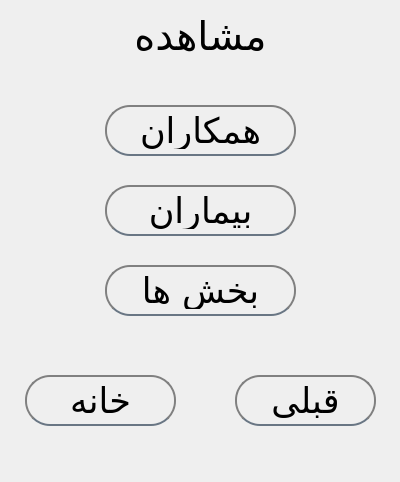
<?xml version="1.0" encoding="UTF-8"?>
<ui version="4.0">
 <class>MainWindow</class>
 <widget class="QMainWindow" name="MainWindow">
  <property name="geometry">
   <rect>
    <x>0</x>
    <y>0</y>
    <width>400</width>
    <height>482</height>
   </rect>
  </property>
  <property name="windowTitle">
   <string>MainWindow</string>
  </property>
  <widget class="QWidget" name="centralwidget">
   <widget class="QPushButton" name="but_employess">
    <property name="geometry">
     <rect>
      <x>100</x>
      <y>100</y>
      <width>201</width>
      <height>61</height>
     </rect>
    </property>
    <property name="font">
     <font>
      <family>IRNazanin</family>
      <pointsize>30</pointsize>
      <weight>50</weight>
      <italic>false</italic>
      <bold>false</bold>
     </font>
    </property>
    <property name="styleSheet">
     <string notr="true">QPushButton {
    background-color: transparent; /* Transparent background */
    color: rgb(0,0,0); /* Text color */
    border: 2px solid gray; /* Border around the button */
    padding: 5px; /* Increased padding for better touch targets */
    border-radius: 25px; /* Rounded corners */
    margin: 5px; /* Uniform margin on all sides */
    font-size: 35px; /* Font size for better readability */
	font: 30pt &quot;IRNazanin&quot;;
border-bottom: 2px solid rgba(105,118,132,255);
}

QPushButton:hover {
    border-color: rgba(190, 190, 190, 0.7); /* Lighter border on hover */
    background-color: rgba(255, 255, 255, 0.1); /* Light background on hover for visual feedback */
}

QPushButton:pressed {
    background-color: rgba(255, 255, 255, 0.2); /* Darker background when pressed */
	font: 20pt &quot;Ubuntu&quot;;
    border-color: rgba(150, 150, 150, 0.8); /* Change border color when pressed */
}

QPushButton:disabled {
    color: rgba(255, 255, 255, 0.5); /* Lighter text color when disabled */
    border-color: rgba(190, 190, 190, 0.3); /* Lighter border when disabled */
}
</string>
    </property>
    <property name="text">
     <string>همکاران</string>
    </property>
   </widget>
   <widget class="QPushButton" name="but_home">
    <property name="geometry">
     <rect>
      <x>20</x>
      <y>370</y>
      <width>161</width>
      <height>61</height>
     </rect>
    </property>
    <property name="font">
     <font>
      <family>IRNazanin</family>
      <pointsize>30</pointsize>
      <weight>50</weight>
      <italic>false</italic>
      <bold>false</bold>
     </font>
    </property>
    <property name="styleSheet">
     <string notr="true">QPushButton {
    background-color: transparent; /* Transparent background */
    color: rgb(0,0,0); /* Text color */
    border: 2px solid gray; /* Border around the button */
    padding: 5px; /* Increased padding for better touch targets */
    border-radius: 25px; /* Rounded corners */
    margin: 5px; /* Uniform margin on all sides */
    font-size: 35px; /* Font size for better readability */
	font: 30pt &quot;IRNazanin&quot;;
border-bottom: 2px solid rgba(105,118,132,255);
}

QPushButton:hover {
    border-color: rgba(190, 190, 190, 0.7); /* Lighter border on hover */
    background-color: rgba(255, 255, 255, 0.1); /* Light background on hover for visual feedback */
}

QPushButton:pressed {
    background-color: rgba(255, 255, 255, 0.2); /* Darker background when pressed */
	font: 20pt &quot;Ubuntu&quot;;
    border-color: rgba(150, 150, 150, 0.8); /* Change border color when pressed */
}

QPushButton:disabled {
    color: rgba(255, 255, 255, 0.5); /* Lighter text color when disabled */
    border-color: rgba(190, 190, 190, 0.3); /* Lighter border when disabled */
}
</string>
    </property>
    <property name="text">
     <string>خانه</string>
    </property>
   </widget>
   <widget class="QPushButton" name="but_bake">
    <property name="geometry">
     <rect>
      <x>230</x>
      <y>370</y>
      <width>151</width>
      <height>61</height>
     </rect>
    </property>
    <property name="font">
     <font>
      <family>IRNazanin</family>
      <pointsize>30</pointsize>
      <weight>50</weight>
      <italic>false</italic>
      <bold>false</bold>
     </font>
    </property>
    <property name="styleSheet">
     <string notr="true">QPushButton {
    background-color: transparent; /* Transparent background */
    color: rgb(0,0,0); /* Text color */
    border: 2px solid gray; /* Border around the button */
    padding: 5px; /* Increased padding for better touch targets */
    border-radius: 25px; /* Rounded corners */
    margin: 5px; /* Uniform margin on all sides */
    font-size: 35px; /* Font size for better readability */
	font: 30pt &quot;IRNazanin&quot;;
border-bottom: 2px solid rgba(105,118,132,255);
}

QPushButton:hover {
    border-color: rgba(190, 190, 190, 0.7); /* Lighter border on hover */
    background-color: rgba(255, 255, 255, 0.1); /* Light background on hover for visual feedback */
}

QPushButton:pressed {
    background-color: rgba(255, 255, 255, 0.2); /* Darker background when pressed */
	font: 20pt &quot;Ubuntu&quot;;
    border-color: rgba(150, 150, 150, 0.8); /* Change border color when pressed */
}

QPushButton:disabled {
    color: rgba(255, 255, 255, 0.5); /* Lighter text color when disabled */
    border-color: rgba(190, 190, 190, 0.3); /* Lighter border when disabled */
}
</string>
    </property>
    <property name="text">
     <string>قبلی</string>
    </property>
   </widget>
   <widget class="QPushButton" name="but_patients">
    <property name="geometry">
     <rect>
      <x>100</x>
      <y>180</y>
      <width>201</width>
      <height>61</height>
     </rect>
    </property>
    <property name="font">
     <font>
      <family>IRNazanin</family>
      <pointsize>30</pointsize>
      <weight>50</weight>
      <italic>false</italic>
      <bold>false</bold>
     </font>
    </property>
    <property name="styleSheet">
     <string notr="true">QPushButton {
    background-color: transparent; /* Transparent background */
    color: rgb(0,0,0); /* Text color */
    border: 2px solid gray; /* Border around the button */
    padding: 5px; /* Increased padding for better touch targets */
    border-radius: 25px; /* Rounded corners */
    margin: 5px; /* Uniform margin on all sides */
    font-size: 35px; /* Font size for better readability */
	font: 30pt &quot;IRNazanin&quot;;
border-bottom: 2px solid rgba(105,118,132,255);
}

QPushButton:hover {
    border-color: rgba(190, 190, 190, 0.7); /* Lighter border on hover */
    background-color: rgba(255, 255, 255, 0.1); /* Light background on hover for visual feedback */
}

QPushButton:pressed {
    background-color: rgba(255, 255, 255, 0.2); /* Darker background when pressed */
	font: 20pt &quot;Ubuntu&quot;;
    border-color: rgba(150, 150, 150, 0.8); /* Change border color when pressed */
}

QPushButton:disabled {
    color: rgba(255, 255, 255, 0.5); /* Lighter text color when disabled */
    border-color: rgba(190, 190, 190, 0.3); /* Lighter border when disabled */
}
</string>
    </property>
    <property name="text">
     <string>بیماران</string>
    </property>
   </widget>
   <widget class="QPushButton" name="but_deptment">
    <property name="geometry">
     <rect>
      <x>100</x>
      <y>260</y>
      <width>201</width>
      <height>61</height>
     </rect>
    </property>
    <property name="font">
     <font>
      <family>IRNazanin</family>
      <pointsize>30</pointsize>
      <weight>50</weight>
      <italic>false</italic>
      <bold>false</bold>
     </font>
    </property>
    <property name="styleSheet">
     <string notr="true">QPushButton {
    background-color: transparent; /* Transparent background */
    color: rgb(0,0,0); /* Text color */
    border: 2px solid gray; /* Border around the button */
    padding: 5px; /* Increased padding for better touch targets */
    border-radius: 25px; /* Rounded corners */
    margin: 5px; /* Uniform margin on all sides */
    font-size: 35px; /* Font size for better readability */
	font: 30pt &quot;IRNazanin&quot;;
border-bottom: 2px solid rgba(105,118,132,255);
}

QPushButton:hover {
    border-color: rgba(190, 190, 190, 0.7); /* Lighter border on hover */
    background-color: rgba(255, 255, 255, 0.1); /* Light background on hover for visual feedback */
}

QPushButton:pressed {
    background-color: rgba(255, 255, 255, 0.2); /* Darker background when pressed */
	font: 20pt &quot;Ubuntu&quot;;
    border-color: rgba(150, 150, 150, 0.8); /* Change border color when pressed */
}

QPushButton:disabled {
    color: rgba(255, 255, 255, 0.5); /* Lighter text color when disabled */
    border-color: rgba(190, 190, 190, 0.3); /* Lighter border when disabled */
}
</string>
    </property>
    <property name="text">
     <string>بخش ها</string>
    </property>
   </widget>
   <widget class="QLabel" name="label">
    <property name="geometry">
     <rect>
      <x>0</x>
      <y>0</y>
      <width>401</width>
      <height>71</height>
     </rect>
    </property>
    <property name="font">
     <font>
      <family>IRNazanin</family>
      <pointsize>30</pointsize>
      <weight>50</weight>
      <italic>false</italic>
      <bold>false</bold>
     </font>
    </property>
    <property name="styleSheet">
     <string notr="true">color: rgb(0,0,0);
font: 30pt &quot;IRNazanin&quot;;color: rgb(0,0,0);
</string>
    </property>
    <property name="text">
     <string>مشاهده</string>
    </property>
    <property name="alignment">
     <set>Qt::AlignCenter</set>
    </property>
   </widget>
   <widget class="QLabel" name="label_pic">
    <property name="geometry">
     <rect>
      <x>0</x>
      <y>0</y>
      <width>401</width>
      <height>501</height>
     </rect>
    </property>
    <property name="text">
     <string/>
    </property>
    <property name="pixmap">
     <pixmap>2.jpg</pixmap>
    </property>
    <property name="scaledContents">
     <bool>true</bool>
    </property>
   </widget>
   <zorder>label_pic</zorder>
   <zorder>but_employess</zorder>
   <zorder>but_home</zorder>
   <zorder>but_bake</zorder>
   <zorder>but_patients</zorder>
   <zorder>but_deptment</zorder>
   <zorder>label</zorder>
  </widget>
 </widget>
 <resources/>
 <connections/>
</ui>
